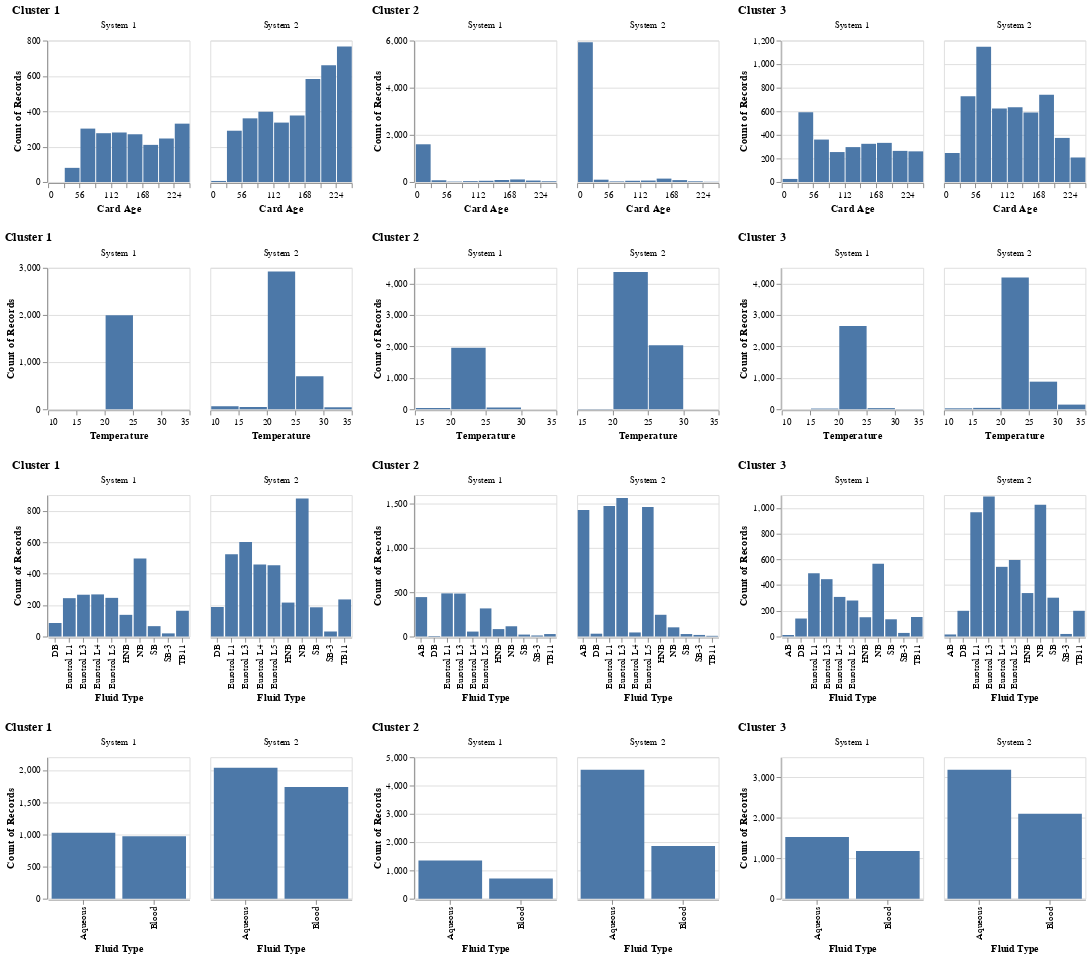

Here is the notebook cell this chart was saved with:
### Code cell
# Plot the feature distribution
plot_sensor_data(A_cal_window_zero, y_pred)
